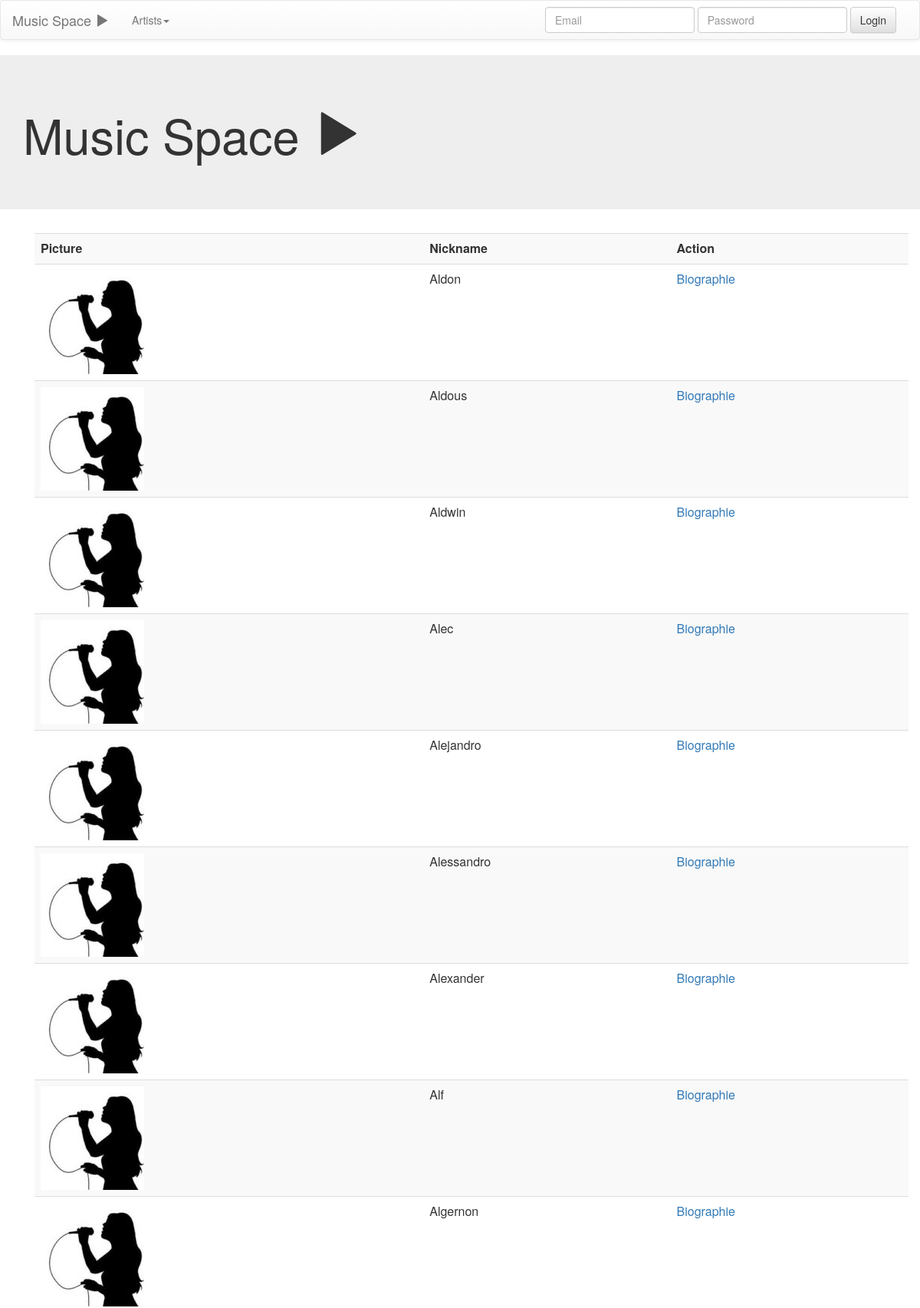
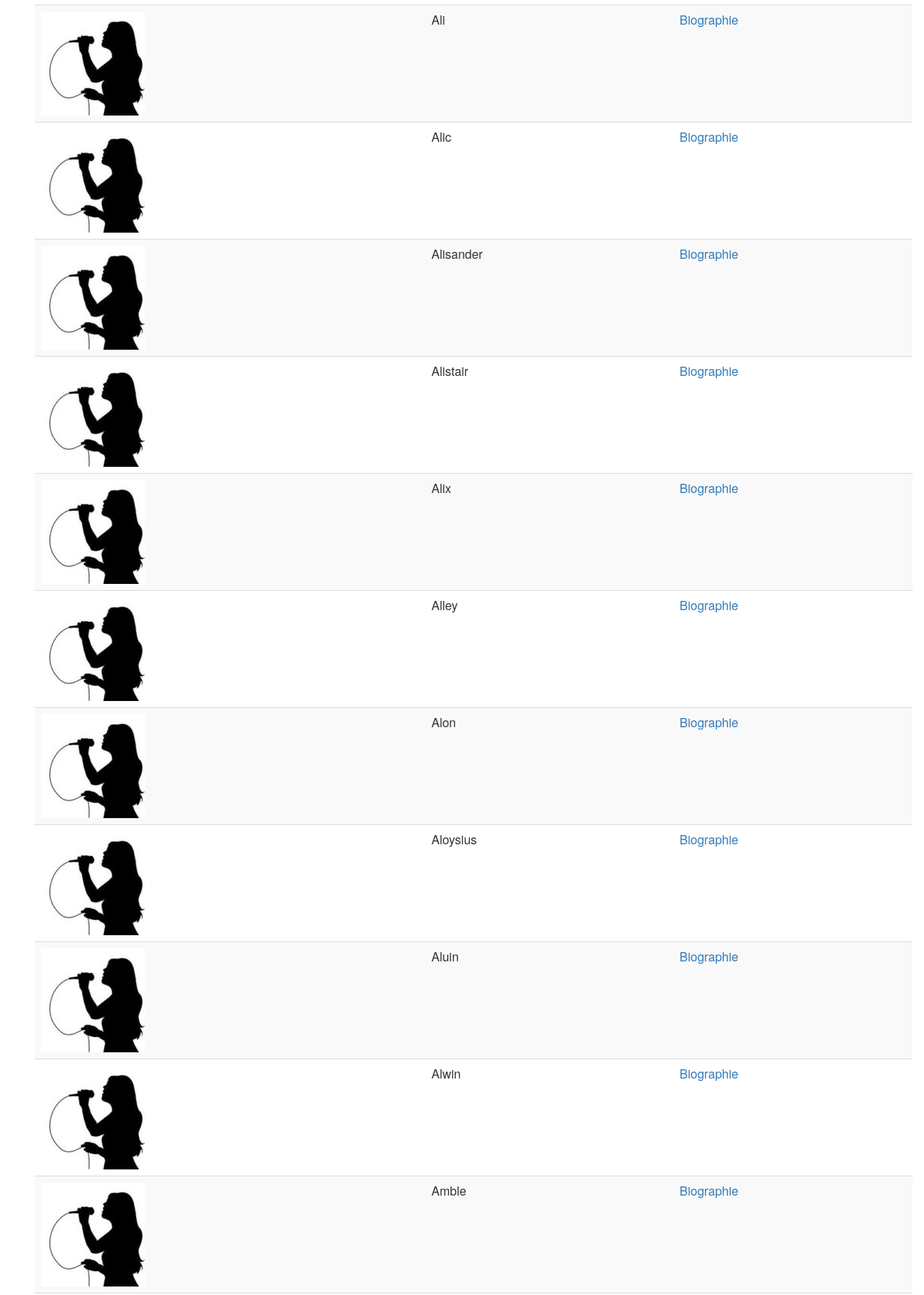
Screenshot of /index.php?controller=Artist&action=show&offset=1&limit=25 (upper part) with the database file from the repository (2 pictures, top to bottom).
### tables this page shows
CREATE TABLE IF NOT EXISTS `Artist` (
  `id` INT NOT NULL AUTO_INCREMENT,
  `name` VARCHAR(45) NULL,
  `surname` VARCHAR(45) NULL,
  `nickname` VARCHAR(45) NOT NULL,
  `birthdate` DATE NULL,
  `birthplace` VARCHAR(45) NULL,
  `biography` TEXT NULL,
  `picture` VARCHAR(255) NULL,
  `website` TEXT NULL,
  `User_id` INT NULL,
  PRIMARY KEY (`id`));

### library/config.library.php (called while the page is built, shortened)
<?php
class Config {
   private static $_instance = null;
   private $config = array();
   private function __construct() {
      $preconfig =  __DIR__.'/../config/init.json';
       $contents = file_get_contents($preconfig);
       $preconfig = json_decode($contents, true);
       $this->config = $preconfig;
   }
   public static function getInstance() {
     if(is_null(self::$_instance)) {
       self::$_instance = new Config();
     }
     return self::$_instance;
   }
   public function get($key = ""){
      return $this->config[$key];
   }
   public function set($key = "", $value = ""){
       $this->config[$key] = $value;
   }
}
?>

### controller/ArtistController.controller.php (called while the page is built, shortened)
<?php
class ArtistController extends Controller{
    private  $artistDb;
    public function __construct() {
        $this->artistDb = new ArtistDb();
    }
    function show(){
        $this->refresh();
    }
    private function refresh(){
         $this->data->artists = $this->artistDb->findWithLimitOrderBy(
                 isset($this->request['offset']) ? $this->request['offset']*25 : 0,
                 isset ($this->request['limit']) ? ($this->request['limit']) : 25,
                 'nickname'
        );
         $this->getView("artist_index");
    }
}

### index.php (called while the page is built, shortened)
<?php
include 'library/config.library.php';
include 'Autoloader.php';
Engine::Route($_GET['controller'], $_GET['action'], new stdClass());

### library/DbBase.library.php (called while the page is built, shortened)
<?php
class DbBase {
    public $dbh;
    private $statement;
    protected $table;
    public function __construct($table = ""){
        $dsn = "mysql:dbname=".Config::getInstance()->get("db_name")
                     .";host=".Config::getInstance()->get("db_host")."";
        $user = Config::getInstance()->get("db_user");
        $pass = Config::getInstance()->get("db_pass");
        $this->dbh = new PDO($dsn, $user, $pass);
        $this->table = $table;
    }
    private function executeQuery($query = "",  $params = array()){
        $this->statement = $this->dbh->prepare($query);
        return $this->statement->execute();
    }
    public function fetchAll($query = "", $params = array()){
       $this->executeQuery($query, $params);
       return $this->statement->fetchAll();
    }
     public function findWithLimitOrderBy($offset,$limit,$orderColumnName){
         return $this->fetchAll("SELECT * FROM $this->table ORDER BY $orderColumnName LIMIT $offset , $limit");
    }
}

### Autoloader.php (called while the page is built, shortened)
<?php
class Autoloader
{
    public static function register()
    {
        spl_autoload_register(function ($class) {
            $fileLibrary =  __DIR__.'/'.Config::getInstance()->get('library_dir').'/'.$class.'.library.php';
            $fileController =  __DIR__.'/'.Config::getInstance()->get('controller_dir').'/'.$class.'.controller.php';
            $fileModel =  __DIR__.'/'.Config::getInstance()->get('model_dir').'/'.$class.'.model.php';
            if (file_exists($fileLibrary)) {
                return true;
            }elseif(file_exists($fileController)){
                require $fileController;
            }elseif(file_exists($fileModel)){
                require $fileModel;
                return true;
            }else{
                return false;
            }
        });
    }
}
?>

### library/FileManager.library.php (called while the page is built, shortened)
<?php
class FileManager {
     public static function GetFilePathForFront($file_name){
        return Config::getInstance()->get('file_directory').$file_name;
    }
}

### library/ImageUtil.library.php (called while the page is built, shortened)
<?php
class ImageUtil {
    public static function getDefaultImage($entity,$resized){
         if($resized){
           return FileManager::GetFilePathForFront("images/resized/".$entity ."_default.jpg");
          }else{
             return FileManager::GetFilePathForFront("images/default/".$entity ."_default.jpg");
          }
        }
   }

### view/_artist_index.php (the view, shortened to what this page needs)
<table class = "table table-striped table-hover">
    <th>Picture</th>
    <th>Nickname</th>
    <th>Action</th>
<?php foreach ($data->artists as $artist): ?>
     <tr>
     <td><img src ="<?= !empty($artist['picture']) ? ImageUtil::getImage($artist['picture'],true) :  ImageUtil::getDefaultImage("artist",true)?>" /></td>
     <td><?= $artist['nickname'] ?></td>
     <td> <a href="/mediadb/index.php?id=<?= $artist['id'] ?>&controller=ArtistDetail&action=biography">Biographie</a>
     </tr>
<?php endforeach; ?>
</table>

### library/Engine.library.php (shortened to what this page needs)
<?php
Class Engine {
    public static function Credential($controller, $action, $role) {
        $credentials = Config::getInstance()->get('credentials');
        $RouteAuthorized = false;
        foreach ($credentials as $c) {
            if ($c['Controller'] === $controller && $c['Action'] === $action) {
                if (strpos($c['UserType'], $role) !== false) {
                    $RouteAuthorized = true;
                }
            }
        }
        return $RouteAuthorized;
    }
    public static function Route($controller = "", $action = "", stdClass $data , $request = array()) {
        if (isset($controller) && isset($action)) {
            if (isset($_SESSION['user'])) {
                $role = UserDb::$roles[$_SESSION['user']['Role_id']];
            } else {
                $role = "User";
            }
            if (self::Credential($controller, $action, $role)) {
                $controler = new $controlerClass();
                $controler->setData($data);
                $controler->setRequest($request);
                $controler->$action();
            }
        }
    }
    public static function HasUser(){
        return false;
    }
}

### controller/Controller.controller.php (shortened to what this page needs)
<?php
abstract class Controller {
    protected $request = array();
    protected $data;
    public function __construct() {
        $this->request = $_REQUEST;
        $this->data = new stdClass();
    }
    protected function getView($name = "") {
        $data = $this->data;
        $templatePath = Config::getInstance()->get('view_dir') . '/index.php';
        if (file_exists($templatePath)){
            include($templatePath);
        }
    }
    public function setData($data = null){
        $this->data = $data;
    }
    public function setRequest($request = null){
        $this->request = array_merge($this->request, $request);
    }
}

### view/index.php (shortened to what this page needs)
<html>
    <head>
        <link rel="stylesheet" href="https://maxcdn.bootstrapcdn.com/bootstrap/3.3.7/css/bootstrap.min.css">
        <link rel="stylesheet" href="https://maxcdn.bootstrapcdn.com/bootstrap/3.3.7/css/bootstrap-theme.min.css">
        <link rel="stylesheet" href="./public/styles.css">
    </head>
    <body>
        <nav class="navbar navbar-default">
            <div class="container-fluid">
                <div class="navbar-header">
                    <a class="navbar-brand" href="/mediadb/index.php?controller=Dashboard&action=index">Music Space <span class="glyphicon glyphicon-play"></span></a>
                </div>
                <div class="collapse navbar-collapse" id="bs-example-navbar-collapse-1">
                    <ul class="nav navbar-nav">
                        <li class="dropdown">
                            <a href="#" class="dropdown-toggle" data-toggle="dropdown" role="button" aria-haspopup="true" aria-expanded="false">Artists<span class="caret"></span></a>
                        </li>
                    </ul>
                    <?php if (!Engine::HasUser()): ?>
                        <form class="navbar-form navbar-right" method="post" action="/mediadb/index.php?controller=User&action=login">
                            <div class="form-group">
                                <input type="text" name="email" class="form-control" placeholder="Email">
                            </div>
                            <div class="form-group">
                                <input type="password" name="password" class="form-control" placeholder="Password">
                            </div>
                            <button type="submit" class="btn btn-default">Login</button>
                        </form>
                    <?php else: ?>
                        <form class="navbar-form navbar-right" method="post" action="/mediadb/index.php?controller=User&action=logout">
                            <button type="submit" class="btn btn-default">Logout</button>
                        </form>
                    <?php endif; ?>
                </div>
            </div>
        </nav>
        <div class="jumbotron">
            <div class="container">
                <h1>Music Space <span class="glyphicon glyphicon-play"></span></h1>
            </div>
        </div>
        <div class="container">
            <div class="row">
                <div class="col-md-12">
                </div>
            </div>
            <div class="container">
                <?php include($content) ?>
            </div>
        </div>
    </body>
</html>

### public/styles.css (style rules this page uses)
img { z-index: 99999999999999; }

### rows the page displays
artist: nickname "Aldon"
artist: nickname "Aldous"
artist: nickname "Aldwin"
artist: nickname "Alec"
artist: nickname "Alejandro"
artist: nickname "Alessandro"
artist: nickname "Alexander"
artist: nickname "Alf"
artist: nickname "Algernon"
artist: nickname "Ali"
artist: nickname "Alic"
artist: nickname "Alisander"
artist: nickname "Alistair"
artist: nickname "Alix"
artist: nickname "Alley"
artist: nickname "Alon"
artist: nickname "Aloysius"
artist: nickname "Aluin"
artist: nickname "Alwin"
artist: nickname "Amble"
